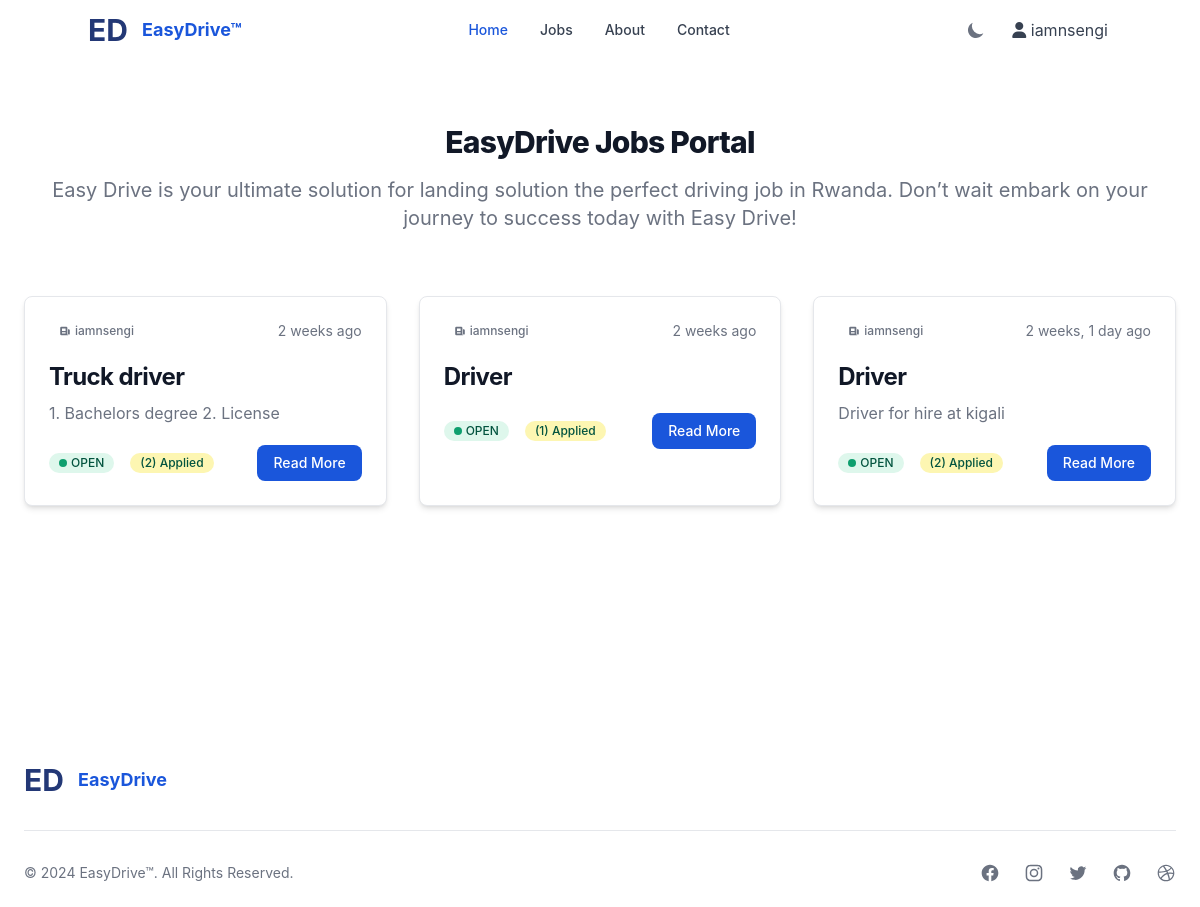
Screenshot of /jobs/ (signed in) with the database file from the repository.
### MainApp/models.py (models this page shows, shortened)
class Job(models.Model):
    OPEN = 'open'
    CLOSED = 'closed'
    STATUS_CHOICES = [
        (OPEN, 'Open'),
        (CLOSED, 'Closed'),
    ]
    FULLTIME = 'full-time'
    PARTTIME = 'part-time'
    CONTRACT = 'contract'
    TYPE_CHOICES = [
        (FULLTIME, 'full-time'),
        (PARTTIME, 'part-time'),
        (CONTRACT, 'contract'),
    ]
    creator = models.ForeignKey(User, on_delete=models.CASCADE)
    title = models.CharField(max_length=255, default="")
    location = models.CharField(max_length=255, default="")
    description = models.TextField()
    requirements = models.TextField(null=True, blank=True)
    applicants = models.IntegerField(default=0)
    type = models.CharField(max_length=10, choices=TYPE_CHOICES, default=FULLTIME)
    status = models.CharField(max_length=10, choices=STATUS_CHOICES, default=OPEN)
    created_at = models.DateTimeField(auto_now_add=True)
    updated_at = models.DateTimeField(auto_now=True)
    class Meta:
        ordering = ['-created_at']

### MainApp/views.py (the view)
# urls.py: path('jobs/',Jobs.as_view()),
class Jobs(LoginRequiredMixin,View):
    def get(self,request):
        jobs = Job.objects.filter(status = 'open').all()
        context={
                'jobs':jobs
            }
        return render(request,'jobs.html',context)

### MainApp/templates/jobs.html (shortened to what this page needs)
{% extends 'base.html' %} {% load static %}
{% load humanize %} {% block content%} {% include 'navbar.html'%}
<section class="bg-white dark:bg-gray-900">
  <div class="py-8 px-4 mx-auto max-w-screen-xl lg:py-16 lg:px-6">
    <div class="mx-auto max-w-screen-sm text-center lg:mb-16 mb-8">
      <h2
        class="mb-4 text-3xl lg:text-4xl tracking-tight font-extrabold text-gray-900 dark:text-white"
      >
        EasyDrive Jobs Portal
      </h2>
      <p class="font-light text-gray-500 sm:text-xl dark:text-gray-400">
        Easy Drive is your ultimate solution for landing solution the perfect
        driving job in Rwanda. Don’t wait embark on your journey to success
        today with Easy Drive!
      </p>
    </div>
    <div class="grid gap-8 lg:grid-cols-3">
      {% for job in jobs %}
      <article
        class="p-6 bg-white rounded-lg border border-gray-200 shadow-md dark:bg-gray-800 dark:border-gray-700"
      >
        <div class="flex justify-between items-center mb-5 text-gray-500">
          <span
            class="bg-primary-100 text-primary-800 text-xs font-medium inline-flex items-center px-2.5 py-0.5 rounded dark:bg-primary-200 dark:text-primary-800"
          >
            <svg
              class="mr-1 w-3 h-3"
              fill="currentColor"
              viewBox="0 0 20 20"
              xmlns="http://www.w3.org/2000/svg"
            >
              <path
                fill-rule="evenodd"
                d="M2 5a2 2 0 012-2h8a2 2 0 012 2v10a2 2 0 002 2H4a2 2 0 01-2-2V5zm3 1h6v4H5V6zm6 6H5v2h6v-2z"
                clip-rule="evenodd"
              ></path>
              <path d="M15 7h1a2 2 0 012 2v5.5a1.5 1.5 0 01-3 0V7z"></path>
            </svg>
            {{job.creator}}
          </span>
          <span class="text-sm">{{ job.created_at|naturaltime }}</span>
        </div>
        <h2
          class="mb-2 text-2xl font-bold tracking-tight text-gray-900 dark:text-white"
        >
          <a href="#">{{job.title}}</a>
        </h2>
        <p class="mb-5 font-light text-gray-500 dark:text-gray-400">
          {{job.description}}
        </p>
        <div class="flex justify-between items-center">
          <div class="flex items-center space-x-4">
            {% if job.status == 'open' %}
            <span
              class="inline-flex items-center bg-green-100 text-green-800 text-xs font-medium px-2.5 py-0.5 rounded-full dark:bg-green-900 dark:text-green-300"
            >
              <span class="w-2 h-2 me-1 bg-green-500 rounded-full"></span>
              {{job.status|upper}}
            </span>
            {% endif %}
            <span
              class="inline-flex items-center bg-yellow-100 text-green-800 text-xs font-medium px-2.5 py-0.5 rounded-full dark:bg-yellow-900 dark:text-yellow-300"
              >({{job.applicants}}) Applied
            </span>
          </div>
          <a
            href="/job/{{job.id}}"
            class="ml-10 bg-blue-700 w- text-white flex hover:bg-blue-800 focus:ring-4 focus:ring-blue-300 font-medium rounded-lg text-sm px-4 py-2 dark:bg-blue-600 dark:hover:bg-blue-700 focus:outline-none dark:focus:ring-blue-800"
          >
            Read More
          </a>
        </div>
      </article>
      {% endfor %}
    </div>
  </div>
</section>
<div class="pt-36">&nbsp;</div>
{% include 'footer.html'%} {% endblock %}

### MainApp/templates/navbar.html (shortened to what this page needs)
<nav
  class="bg-white border-gray-200 px-2 sm:px-4 py-2.5 rounded dark:bg-gray-800"
>
  <div class="container mx-auto flex flex-wrap items-center justify-between">
    <a href="/" class="flex">
      <span
        class="self-center text-3xl text-blue-900 font-bold whitespace-nowrap dark:text-white"
        >ED &nbsp;</span
      >
      <span
        class="self-center text-lg text-blue-700 font-bold whitespace-nowrap dark:text-white"
        >EasyDrive™</span
      >
    </a>
    <div class="flex md:order-2 items-center space-x-4">
      <button
        id="theme-toggle"
        type="button"
        class="text-gray-500 dark:text-gray-400 hover:bg-gray-100 dark:hover:bg-gray-700 focus:outline-none focus:ring-4 focus:ring-gray-200 dark:focus:ring-gray-700 rounded-lg text-sm p-2.5"
      >
        <svg
          id="theme-toggle-dark-icon"
          class="w-5 h-5 hidden"
          fill="currentColor"
          viewBox="0 0 20 20"
          xmlns="http://www.w3.org/2000/svg"
        >
          <path
            d="M17.293 13.293A8 8 0 016.707 2.707a8.001 8.001 0 1010.586 10.586z"
          ></path>
        </svg>
      </button>
      {% if request.user.is_authenticated %}
      <div class="relative">
        <button
          class="inline-flex items-center h-full text-gray-700 dark:text-gray-300"
        >
          <span class="mr-1">
            <i class="fa fa-user"></i>
            {{request.user}}</span
          >
        </button>
      </div>
      {% endif %}
    </div>
    <div
      class="hidden md:flex justify-between items-center w-full md:w-auto md:order-1"
      id="mobile-menu-4"
    >
      <ul
        class="flex-col md:flex-row flex md:space-x-8 mt-4 md:mt-0 md:text-sm md:font-medium"
      >
        <li>
          <a
            href="/"
            class="bg-blue-700 md:bg-transparent text-white block pl-3 pr-4 py-2 md:text-blue-700 md:p-0 rounded dark:text-white"
            aria-current="page"
            >Home</a
          >
        </li>
        {% if request.user.is_authenticated %}
        <li>
          <a
            href="/jobs"
            class="text-gray-700 hover:bg-gray-50 border-b border-gray-100 md:hover:bg-transparent md:border-0 block pl-3 pr-4 py-2 md:hover:text-blue-700 md:p-0 dark:text-gray-400 dark:hover:bg-gray-700 dark:hover:text-white md:dark:hover:bg-transparent dark:border-gray-700"
            >Jobs</a
          >
        </li>
        {% endif %}
        <li>
          <a
            href="/#about"
            class="text-gray-700 hover:bg-gray-50 border-b border-gray-100 md:hover:bg-transparent md:border-0 block pl-3 pr-4 py-2 md:hover:text-blue-700 md:p-0 dark:text-gray-400 dark:hover:bg-gray-700 dark:hover:text-white md:dark:hover:bg-transparent dark:border-gray-700"
            >About</a
          >
        </li>
        <li>
          <a
            href="/#contact"
            class="text-gray-700 hover:bg-gray-50 border-b border-gray-100 md:hover:bg-transparent md:border-0 block pl-3 pr-4 py-2 md:hover:text-blue-700 md:p-0 dark:text-gray-400 dark:hover:bg-gray-700 dark:hover:text-white md:dark:hover:bg-transparent dark:border-gray-700"
            >Contact</a
          >
        </li>
      </ul>
    </div>
  </div>
</nav>

### rows the page displays
Job: creator "iamnsengi", created_at "2 weeks ago", title "Truck driver", description "1. Bachelors degree 2. License", status "OPEN", applicants "2"
Job: creator "iamnsengi", created_at "2 weeks ago", title "Driver", status "OPEN", applicants "1"
Job: creator "iamnsengi", created_at "2 weeks, 1 day ago", title "Driver", description "Driver for hire at kigali", status "OPEN", applicants "2"

### other values shown
{{ request.user }} "iamnsengi"
